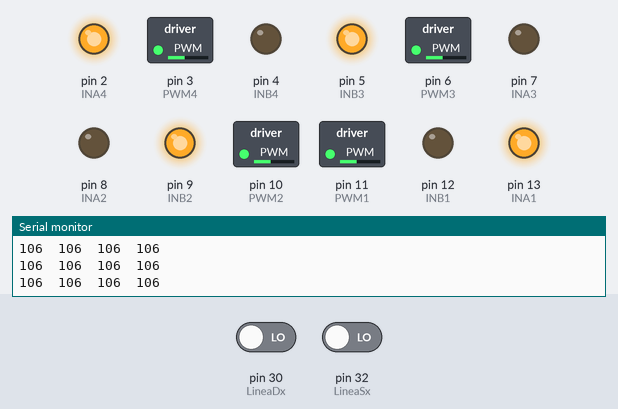
Simulated run of this sketch. Board: Arduino Mega 2560, built with avr-gcc and run on an emulated ATmega2560. Parts: switched loads named in the sketch (green lamp = pin HIGH), output pins drawn as LEDs (lit = HIGH), the last lines printed to the serial monitor. The test bench sets the inputs (shaded band); at power-on: pin 30 (LineaDx) LOW, pin 32 (LineaSx) LOW.

Above: at 1.2 s.
1.3 s: pin 30 (LineaDx) driven HIGH
At 1.7 s:
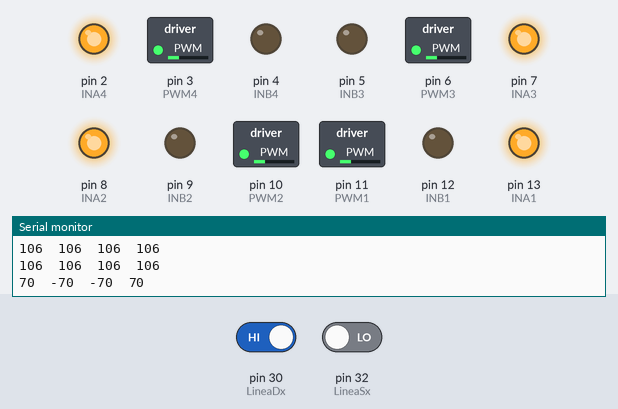
2.8 s: pin 30 (LineaDx) driven LOW
At 4.2 s:
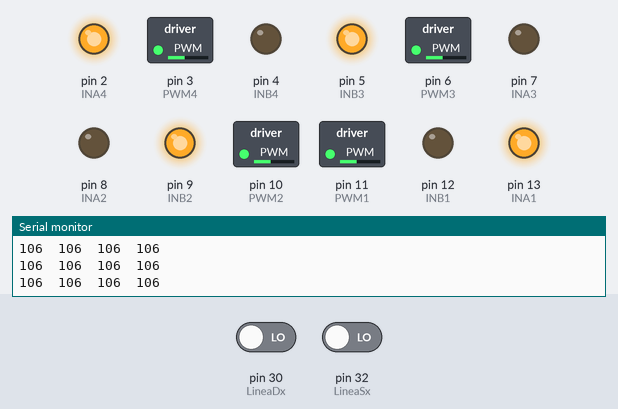
5.8 s: pin 32 (LineaSx) driven HIGH
At 7.0 s:
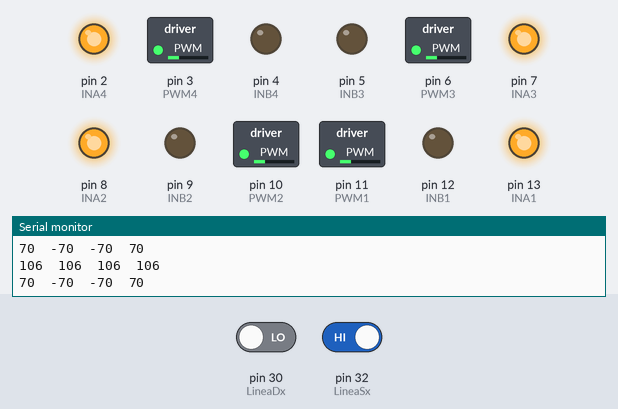
7.3 s: pin 32 (LineaSx) driven LOW
At 8.3 s:
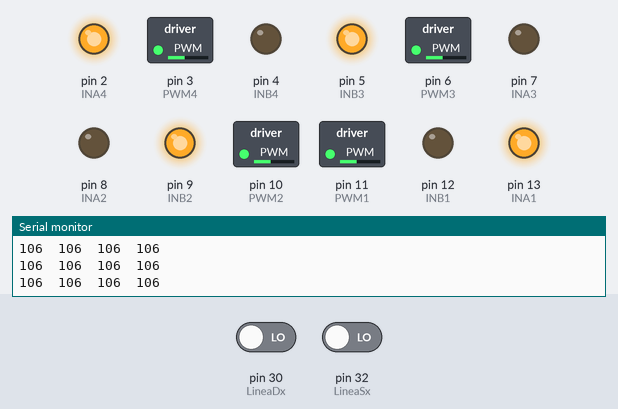
Timing chart, 0 to 9.8 s (numbered marks = the images above; inputs shaded):
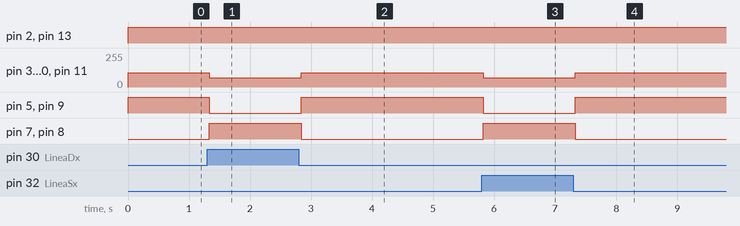

The sketch:

Prova_motori_linee.ino
```cpp
// Prova_motori_linee.ino
// Pin Motori
const int PWM1 = 11, PWM2 = 10, PWM3 = 6, PWM4 = 3;   //PWM Motori
const int INA1 = 13, INB1 = 12, INB2 = 9, INA2 = 8, INA3 = 7, INB3 = 5,INB4 = 4,INA4 = 2; //Dir Motori
int arraySetupMot[] = {PWM1,PWM2,PWM3,PWM4,INB1,INB2,INB3,INB4,INA1,INA2,INA3,INA4};
double vx, vy, rw;
// Pin Linee
const int  LineaDx = 30, LineaCx = 31, LineaSx = 32; // Pin centrali Linee

int a = 0;

void setup()
{
	pinMode(INA1,OUTPUT);
 	pinMode(INB1,OUTPUT);
  	pinMode(PWM1,OUTPUT);
  	pinMode(INA2,OUTPUT);
 	pinMode(INB2,OUTPUT);
  	pinMode(PWM2,OUTPUT);
  	pinMode(INA3,OUTPUT);
 	pinMode(INB3,OUTPUT);
  	pinMode(PWM3,OUTPUT);
  	pinMode(INA4,OUTPUT);
 	pinMode(INB4,OUTPUT);
  	pinMode(PWM4,OUTPUT);

	pinMode(LineaDx,INPUT);
	pinMode(LineaCx,INPUT);
	pinMode(LineaSx,INPUT);

        Serial.begin(9600);

}

void loop()
{

while(!a)
{
	moveRobot(90,0,150,0);
	if(digitalRead(LineaDx) || digitalRead(LineaSx)) a = 1;
}
moveRobot(180,0,100,0);
delay(500);
a = 0;


}

// verlocità = : positiva orario, negativa antiorario

////////////////////////////////////////////////////////////////////////////
//  | v1 |      | -sin(angoloMotore)  cos(angoloMotore)  1 |   | vx |     //
//  | v2 |      | -sin(angoloMotore)  cos(angoloMotore)  1 |   | vy |     //
//  | v3 |   =  | -sin(angoloMotore)  cos(angoloMotore)  1 | * | Rw |     //
//  | v4 |      | -sin(angoloMotore)  cos(angoloMotore)  1 |              //
////////////////////////////////////////////////////////////////////////////
//                                                                        //
//     M0 =  0.7071   0.071                                               //
//     M1 = -0.7071   0.071                                               //
//     M2 = -0.7071  -0.071                                               //
//     M3 =  0.7071  -0.071                                               //
//                                                                        //
////////////////////////////////////////////////////////////////////////////


void moveRobot(int angolo, int rotazione, int vel, boolean abilitaCorrezione){
  int wr,corre, grad;
  float kw=0.65;

  if(vel>150)kw=1.2;

  int velZero, velUno, velDue, velTre;

  if (vel > 255) vel = 255;
  if (vel < -255) vel = -255;

  if(angolo == -1){ // fermo
    cmdMot(0,0);
    cmdMot(1,0);
    cmdMot(2,0);
    cmdMot(3,0);
  }
  else{

    if(angolo == -2){  // sx
    }
    else if(angolo == -3){  // dx
      angolo = 0;
      rotazione = -rotazione;
    }

    /*    Serial.print(vx);
     Serial.print("\t");
     Serial.println(vy);
     */
    if(rotazione == 0){

      componenti(angolo);
      vx = vx * vel;
      vy = vy * vel;

    }
    else{

      vx = 0;
      vy = 0;

    }

    //grad=gradi_norm();
    if(grad<=180)  {
      wr = grad;
    }
    else {
      wr = grad-360;
    }
    if(abilitaCorrezione)
    {
      corre = wr*kw;
    }
    else {
      corre =0;
    }
    //    Serial.print("corre = ");
    //    Serial.println(corre);
    velZero = ((-0.7071 * vx) + ( 0.7071 * vy) + (rotazione + corre));
    velUno  = (( 0.7071 * vx) + ( 0.7071 * vy) + (rotazione + corre));
    velDue  = (( 0.7071 * vx) + ( 0.7071 * vy) + (rotazione + corre));
    velTre  = ((-0.7071 * vx) + ( 0.7071 * vy) + (rotazione + corre));


    Serial.print(velZero);
     Serial.print("\t");
     Serial.print(velUno);
     Serial.print("\t");
     Serial.print(velDue);
     Serial.print("\t");
     Serial.print(velTre);
     Serial.println("\t");

    cmdMot(0,constrain(velZero, -255, 255));
    cmdMot(1,constrain(velUno,  -255, 255));
    cmdMot(2,constrain(velDue,  -255, 255));
    cmdMot(3,constrain(velTre,  -255, 255));
  }
}


////////////////////////////////////////////////////////////////////////////////////////////////////////////////////////
////////////////////////////////////////////////////////////////////////////////////////////////////////////////////////
////////////////////////////////////////////////////////////////////////////////////////////////////////////////////////
////////////////////////////////////////////////////////////////////////////////////////////////////////////////////////


////////////////////////////////////////////////////////////////////////////////////////////////////////////////////////
////////////////////////////////////////////////////////////////////////////////////////////////////////////////////////
////////////////////////////////////////////////////////////////////////////////////////////////////////////////////////
////////////////////////////////////////////////////////////////////////////////////////////////////////////////////////

void componenti(int angolo){
  //float angoloRad = angolo * rad;
  vx = cos((angolo * PI / 180));
  vy = sin((angolo * PI / 180));
}

////////////////////////////////////////////////////////////////////////////////////////////////////////////////////////
////////////////////////////////////////////////////////////////////////////////////////////////////////////////////////
////////////////////////////////////////////////////////////////////////////////////////////////////////////////////////
////////////////////////////////////////////////////////////////////////////////////////////////////////////////////////


////////////////////////////////////////////////////////////////////////////////////////////////////////////////////////
////////////////////////////////////////////////////////////////////////////////////////////////////////////////////////
//  cmdMot
// comanda un motore
// parametri :
//  motore : num motore 0-3
// vel : velocita' -255 / 255  positiva verso orario, negativa verso antiorario
// motori : 0 : avanti sx
// motori : 1 : avanti dx
// motori : 2 : dietro dx
// motori : 3 : dietro sx
////////////////////////////////////////////////////////////////////////////////////////////////////////////////////////
////////////////////////////////////////////////////////////////////////////////////////////////////////////////////////

void cmdMot(byte motore,int vel){    // motore : 0 - 3
  if (motore > 3) return;

  if (motore == 0)  {
    if (vel == 0)  {
      digitalWrite(INA1,HIGH);
      digitalWrite(INB1,HIGH);
      analogWrite(PWM1, 255);
    }
    if (vel > 0)  {
      digitalWrite(INA1,HIGH);
      digitalWrite(INB1,LOW);
      analogWrite(PWM1, vel);
    }
    if (vel < 0)  {
      digitalWrite(INA1,LOW);
      digitalWrite(INB1,HIGH);
      analogWrite(PWM1, -vel);
    }
  }
  if (motore == 1)  {
    if (vel == 0)  {
      digitalWrite(INA2,HIGH);
      digitalWrite(INB2,HIGH);
      analogWrite(PWM2, 255);
    }
    if (vel > 0)  {
      digitalWrite(INA2,LOW);
      digitalWrite(INB2,HIGH);
      analogWrite(PWM2, vel);
    }
    if (vel < 0)  {
      digitalWrite(INA2,HIGH);
      digitalWrite(INB2,LOW);
      analogWrite(PWM2, -vel);
    }
  }
  if (motore == 2)  {
    if (vel == 0)  {
      digitalWrite(INA3,HIGH);
      digitalWrite(INB3,HIGH);
      analogWrite(PWM3, 255);
    }
    if (vel > 0)  {
      digitalWrite(INA3,LOW);
      digitalWrite(INB3,HIGH);
      analogWrite(PWM3, vel);
    }
    if (vel < 0)  {
      digitalWrite(INA3,HIGH);
      digitalWrite(INB3,LOW);
      analogWrite(PWM3, -vel);
    }
  }
  if (motore == 3)  {
    if (vel == 0)  {
      digitalWrite(INA4,HIGH);
      digitalWrite(INB4,HIGH);
      analogWrite(PWM4, 255);
    }
    if (vel > 0)  {
      digitalWrite(INA4,HIGH);
      digitalWrite(INB4,LOW);
      analogWrite(PWM4, vel);
    }
    if (vel < 0)  {
      digitalWrite(INA4,LOW);
      digitalWrite(INB4,HIGH);
      analogWrite(PWM4, -vel);
    }
  }

}
```

Measured:
- after the input at 1.3 s, pin 3 (PWM4), pin 6 (PWM3), pin 10 (PWM2), pin 11 (PWM1): 106/255 → 70/255 at once; pin 5 (INB3), pin 9 (INB2): HIGH → LOW at once; pin 7 (INA3), pin 8 (INA2): LOW → HIGH at once
- after the input at 2.8 s, pin 3 (PWM4), pin 6 (PWM3), pin 10 (PWM2), pin 11 (PWM1): 70/255 → 106/255 at once; pin 5 (INB3), pin 9 (INB2): LOW → HIGH at once; pin 7 (INA3), pin 8 (INA2): HIGH → LOW at once
- after the input at 5.8 s, pin 3 (PWM4), pin 6 (PWM3), pin 10 (PWM2), pin 11 (PWM1): 106/255 → 70/255 at once; pin 5 (INB3), pin 9 (INB2): HIGH → LOW at once; pin 7 (INA3), pin 8 (INA2): LOW → HIGH at once
- after the input at 7.3 s, pin 3 (PWM4), pin 6 (PWM3), pin 10 (PWM2), pin 11 (PWM1): 70/255 → 106/255 at once; pin 5 (INB3), pin 9 (INB2): LOW → HIGH at once; pin 7 (INA3), pin 8 (INA2): HIGH → LOW at once
